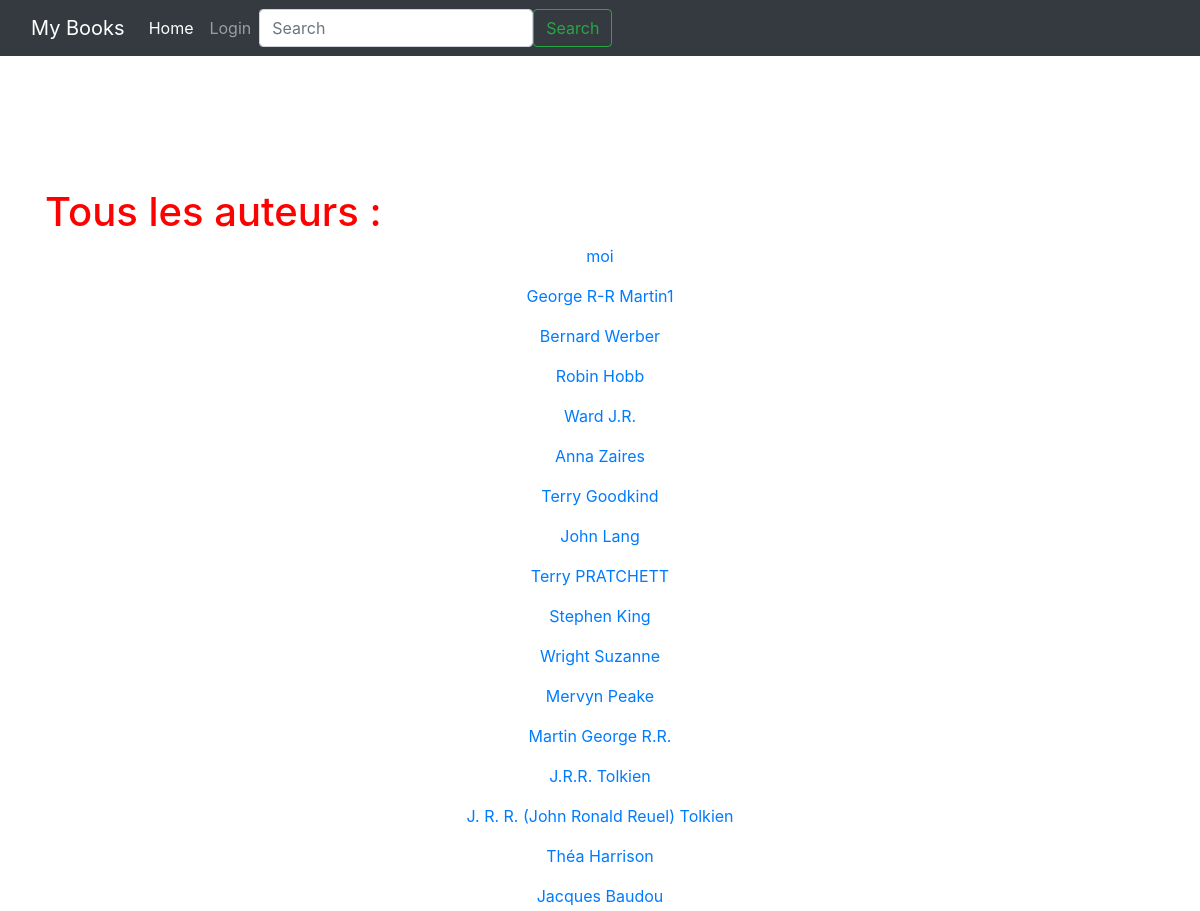
Page /author (upper part) on the earlier database version.
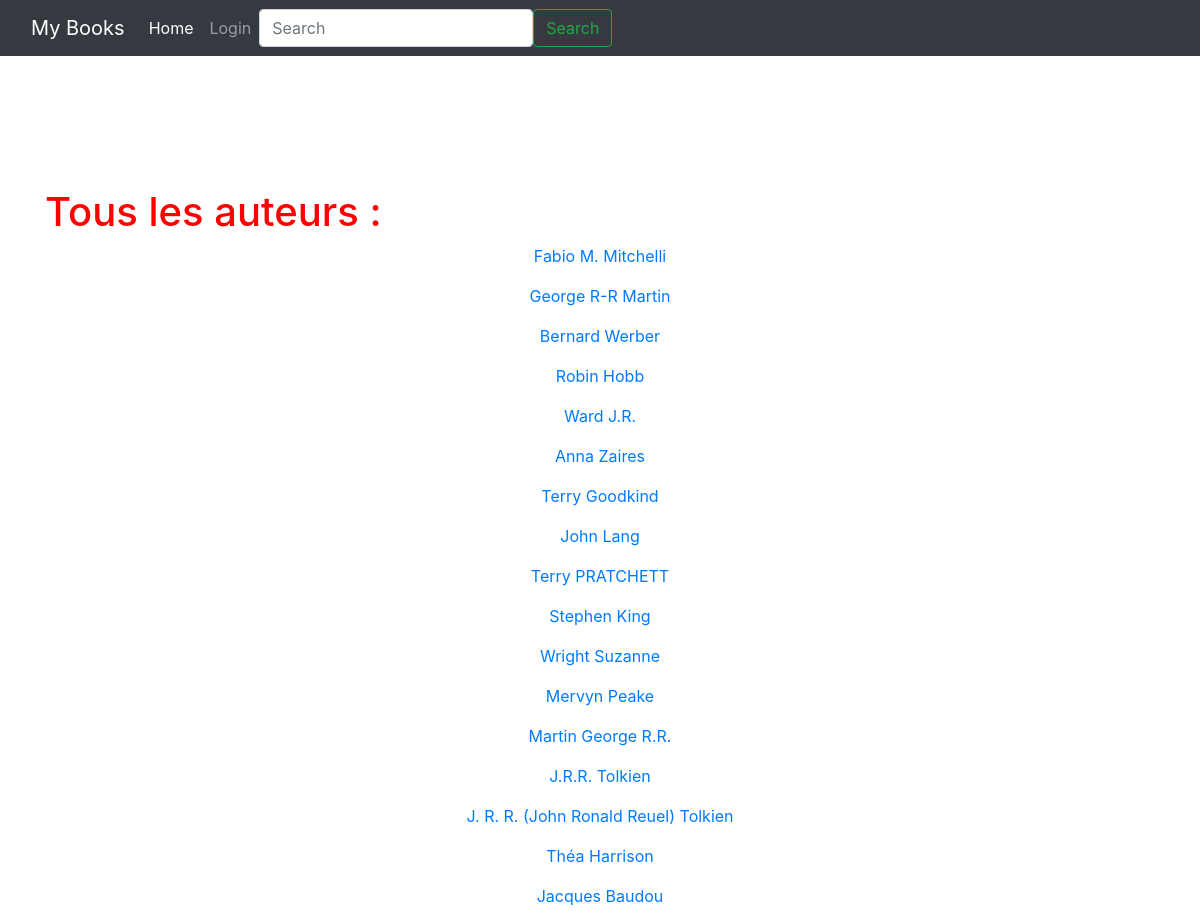
Same page on the later database version.
### tuto/models.py (models this page shows, shortened)
class Author(db.Model):
    id = db.Column(db.Integer,primary_key=True)
    name = db.Column(db.String(100))

### tuto/views.py (the view)
@app.route("/author")
def home2():
    return render_template("author.html", title="Tous les auteurs :", authors=get_all_author())

### tuto/models.py (called while the page is built)
def get_all_author():
    return Author.query.all()

### tuto/templates/author.html
{% extends 'base.html' %}
{% block styles %}
{{ super() }}
<link rel="stylesheet" href="{{ url_for('static',
filename='home.css')}}">
{% endblock %}
{% block content %}
<h1>{{title}}</h1>
<div class="sample">
    {% for x in authors %}
    <a href="{{url_for('book_author', id=x.id)}}">
        <p>{{x.name}}</p>
    </a>
    {% endfor %}
</div>
{% endblock %}

Differences in the rows shown:
changed Author: name "moi" → "Fabio M. Mitchelli"
changed Author: name "George R-R Martin1" → "George R-R Martin"
